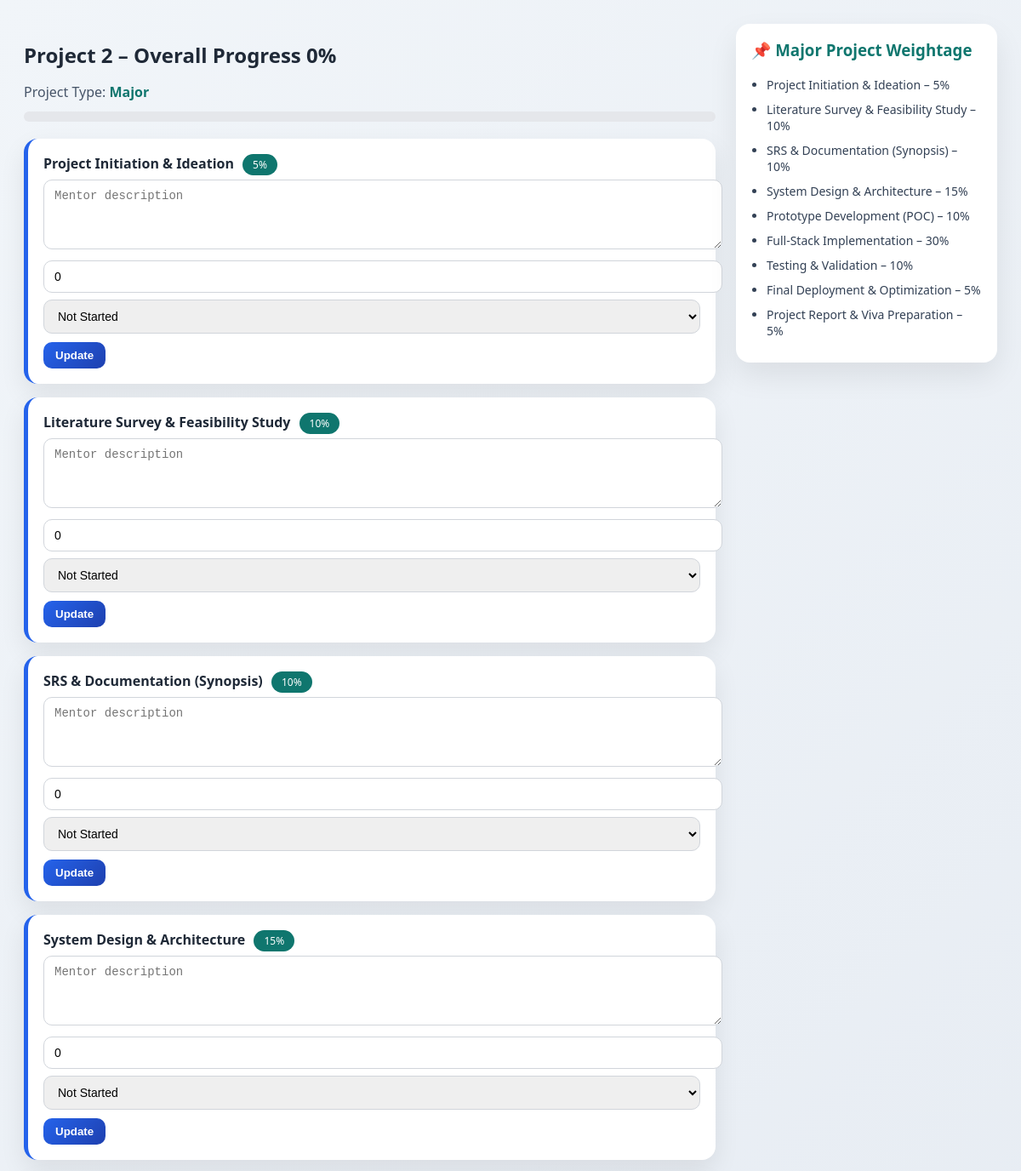
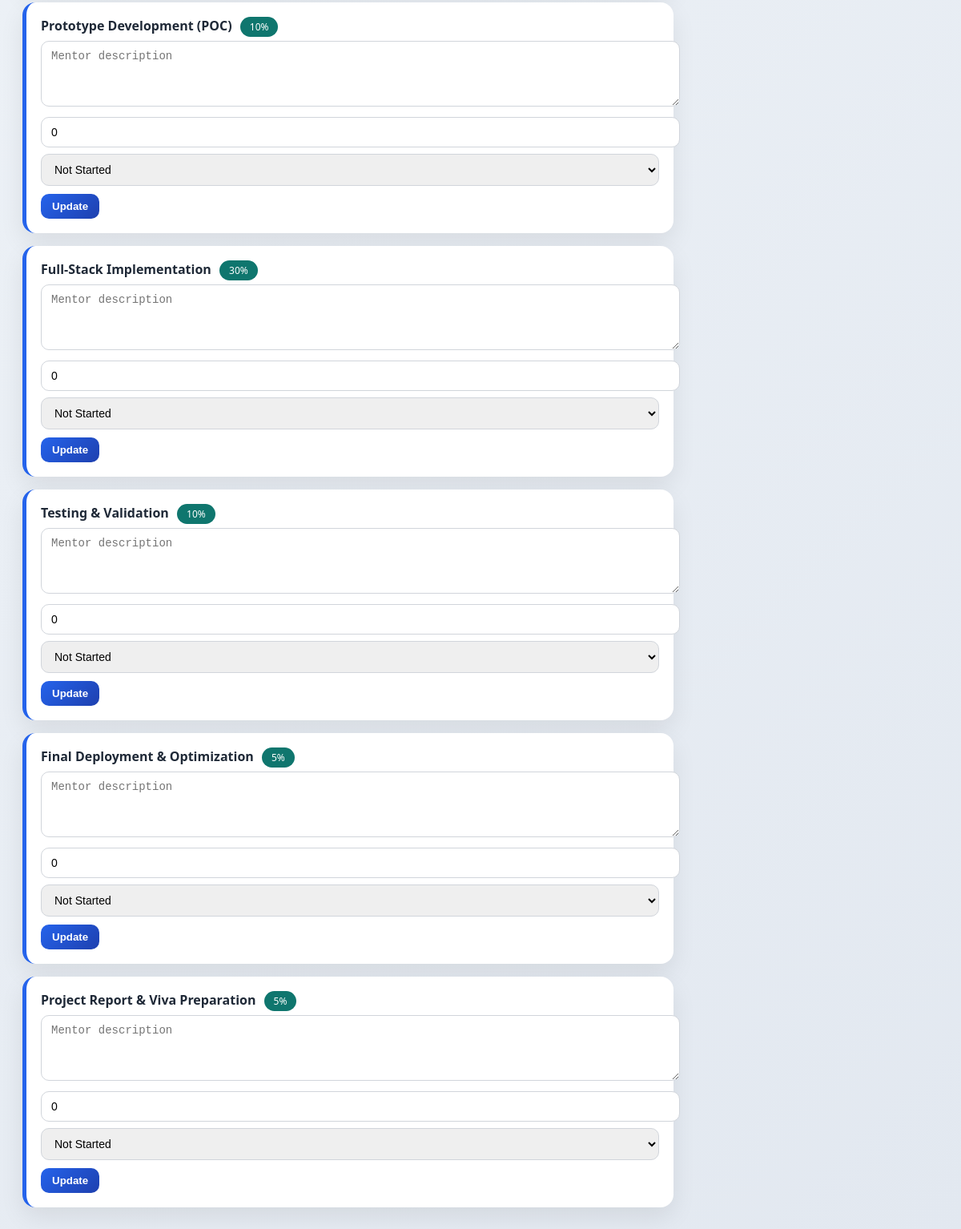
/htdocs/ProJECt/project_status2.php?project_id=4 (signed in), run on the app's committed database (2 pictures, top to bottom).
### tables this page shows
CREATE TABLE `projects` (
  `project_id` int(11) NOT NULL,
  `title` varchar(200) DEFAULT NULL,
  `team_name` varchar(100) DEFAULT NULL,
  `total_members` int(11) DEFAULT NULL,
  `project_file` varchar(255) DEFAULT NULL,
  `submission_date` timestamp NULL DEFAULT current_timestamp(),
  `description` text DEFAULT NULL,
  `project_type` enum('Minor','Major') DEFAULT NULL,
  `student_id` int(11) DEFAULT NULL,
  `mentor_id` int(11) DEFAULT NULL,
  `requested_faculty_name` varchar(100) DEFAULT NULL,
  `mentorship_request_status` varchar(20) DEFAULT 'Pending',
  `mentorship_request_date` timestamp NULL DEFAULT current_timestamp(),
  `status` enum('Proposed','Approved','Rejected') DEFAULT 'Proposed',
  `team_size` int(11) DEFAULT NULL,
  `leader_name` varchar(100) DEFAULT NULL,
  `leader_roll_no` varchar(50) DEFAULT NULL,
  `leader_branch` enum('AI&DS','CS','IT','ME','CE','IP','EE','EC','MT') NOT NULL,
  `leader_semester` enum('I','II','III','IV','V','VI','VII','VIII') NOT NULL,
  `leader_email` varchar(100) DEFAULT NULL,
  `leader_phone` varchar(20) DEFAULT NULL,
  `leader_sem` varchar(20) DEFAULT NULL,
  `member1_name` varchar(100) DEFAULT NULL,
  `member1_roll_no` varchar(50) DEFAULT NULL,
  `member1_branch` enum('AI&DS','CS','IT','ME','CE','IP','EE','EC','MT') DEFAULT NULL,
  `member1_email` varchar(100) DEFAULT NULL,
  `member1_phone` varchar(20) DEFAULT NULL,
  `member1_sem` enum('I','II','III','IV','V','VI','VII','VIII') DEFAULT NULL,
  `member2_name` varchar(100) DEFAULT NULL,
  `member2_roll_no` varchar(50) DEFAULT NULL,
  `member2_branch` enum('AI&DS','CS','IT','ME','CE','IP','EE','EC','MT') DEFAULT NULL,
  `member2_email` varchar(100) DEFAULT NULL,
  `member2_phone` varchar(20) DEFAULT NULL,
  `member2_sem` enum('I','II','III','IV','V','VI','VII','VIII') DEFAULT NULL,
  `member3_name` varchar(100) DEFAULT NULL,
  `member3_roll_no` varchar(50) DEFAULT NULL,
  `member3_branch` enum('AI&DS','CS','IT','ME','CE','IP','EE','EC','MT') DEFAULT NULL,
  `member3_email` varchar(100) DEFAULT NULL,
  `member3_phone` varchar(20) DEFAULT NULL,
  `member3_sem` enum('I','II','III','IV','V','VI','VII','VIII') DEFAULT NULL
);

CREATE TABLE `project_status` (
  `status_id` int(11) NOT NULL,
  `project_id` int(11) NOT NULL,
  `milestone_title` varchar(255) NOT NULL,
  `description` text DEFAULT NULL,
  `status` enum('Not Started','In Progress','Completed','On Hold') DEFAULT 'Not Started',
  `progress_percent` int(11) DEFAULT 0,
  `updated_at` timestamp NOT NULL DEFAULT current_timestamp()
);

### htdocs/ProJECt/milestone_config.php (called while the page is built, shortened)
<?php
$MAJOR = [
  "Project Initiation & Ideation" => 5,
  "Literature Survey & Feasibility Study" => 10,
  "SRS & Documentation (Synopsis)" => 10,
  "System Design & Architecture" => 15,
  "Prototype Development (POC)" => 10,
  "Full-Stack Implementation" => 30,
  "Testing & Validation" => 10,
  "Final Deployment & Optimization" => 5,
  "Project Report & Viva Preparation" => 5
];

### htdocs/ProJECt/project_status2.php (the view, shortened to what this page needs)
<?php
include "db.php";
include "milestone_config.php";
$project_id = (int)$_GET['project_id'];
$project = $conn->query("SELECT title, project_type FROM projects WHERE project_id=$project_id")->fetch_assoc();
$weights = ($project['project_type'] === 'Major') ? $MAJOR : $MINOR;
$res = $conn->query("SELECT * FROM project_status WHERE project_id=$project_id");
$total=0;
while($r=$res->fetch_assoc()){
  $title = trim($r['milestone_title']);
if (isset($weights[$title])) {
    $total += ($r['progress_percent'] * $weights[$title]) / 100;
}
}
$total=round($total,2);
$res->data_seek(0);
?>
<!DOCTYPE html>
<html>
<head>
</head>
<body>
<div class="layout">
<div class="main">
<h2><?= $project['title'] ?> – Overall Progress <?= $total ?>%</h2>
<p style="color:#475569;margin-bottom:10px;">
Project Type:
<b style="color:#0f766e;"><?= htmlspecialchars($project['project_type']) ?></b>
</p>
<div class="progress"><div class="fill" style="width:<?= $total ?>%"></div></div>
<?php while ($m = $res->fetch_assoc()): ?>
<?php
$title = trim($m['milestone_title']);
?>
<div class="card">
<b><?= htmlspecialchars($title) ?></b>
<span class="badge"><?= $weights[$title] ?>%</span>
<form method="post">
<textarea name="desc" placeholder="Mentor description">
<?= htmlspecialchars($m['description']) ?>
</textarea>
<input type="number" name="progress"
       value="<?= $m['progress_percent'] ?>" min="0" max="100">
<select name="status">
<option <?= $m['status']=="Not Started"?"selected":"" ?>>Not Started</option>
</select>
<button name="update">Update</button>
</form>
</div>
<?php endwhile; ?>
</div>
<div class="sidebar">
<?php if ($project['project_type'] === 'Minor'): ?>
<h3>📌 Minor Project Weightage</h3>
<ul>
  <li>Problem Identification & Topic Selection – 10%</li>
  <li>Literature Review & Feasibility Study – 15%</li>
  <li>System Requirements & Design – 15%</li>
  <li>Implementation (Core Module) – 30%</li>
  <li>Testing & Debugging – 20%</li>
  <li>Documentation & Presentation – 10%</li>
</ul>
<?php elseif ($project['project_type'] === 'Major'): ?>
<h3>📌 Major Project Weightage</h3>
<ul>
  <li>Project Initiation & Ideation – 5%</li>
  <li>Literature Survey & Feasibility Study – 10%</li>
  <li>SRS & Documentation (Synopsis) – 10%</li>
  <li>System Design & Architecture – 15%</li>
  <li>Prototype Development (POC) – 10%</li>
  <li>Full-Stack Implementation – 30%</li>
  <li>Testing & Validation – 10%</li>
  <li>Final Deployment & Optimization – 5%</li>
  <li>Project Report & Viva Preparation – 5%</li>
</ul>
<?php endif; ?>
</div>
</body>
</html>

### htdocs/ProJECt/project_status2.php (style rules this page uses)
body { font-family: 'Segoe UI', system-ui, -apple-system, BlinkMacSystemFont, sans-serif; background: linear-gradient(135deg,#f1f5f9,#e2e8f0); padding:20px; color:#1f2937; }
h2 { margin-bottom:6px; }
h3 { margin-top:0; color:#0f766e; }
.layout { display:flex; gap:24px; align-items:flex-start; }
.main { flex:3; }
.sidebar { flex:1; background:#ffffff; padding:18px; border-radius:16px; box-shadow:0 15px 35px rgba(0,0,0,.08); position:sticky; top:20px; }
.progress { height:12px; background:#e5e7eb; border-radius:12px; overflow:hidden; margin:12px 0 20px; }
.card { background:#ffffff; padding:18px; border-radius:16px; margin-bottom:16px; box-shadow:0 12px 30px rgba(0,0,0,.08); border-left:5px solid #2563eb; transition:transform .2s ease, box-shadow .2s ease; }
.card b { font-size:16px; }
.badge { background:#0f766e; color:#ffffff; padding:4px 12px; border-radius:20px; font-size:12px; margin-left:6px; }
textarea, input, select { width:100%; padding:10px 12px; margin-top:8px; border-radius:10px; border:1px solid #d1d5db; font-size:14px; }
textarea { resize:vertical; min-height:60px; }
button { margin-top:10px; background:linear-gradient(135deg,#2563eb,#1e40af); color:#ffffff; border:none; padding:8px 14px; border-radius:10px; cursor:pointer; font-weight:600; transition:transform .2s ease, box-shadow .2s ease; }
.sidebar ul { padding-left:18px; margin:10px 0 0; }
.sidebar li { margin-bottom:10px; font-size:14px; color:#334155; }

### data on the page
projects: title "Project 2", project_type "Major"
project_status: milestone_title "Project Initiation & Ideation", project+milestone_title "5", progress "0", status "Not Started"
project_status: milestone_title "Literature Survey & Feasibility Study", project+milestone_title "10", progress "0", status "Not Started"
project_status: milestone_title "SRS & Documentation (Synopsis)", project+milestone_title "10", progress "0", status "Not Started"
project_status: milestone_title "System Design & Architecture", project+milestone_title "15", progress "0", status "Not Started"
project_status: milestone_title "Prototype Development (POC)", project+milestone_title "10", progress "0", status "Not Started"
project_status: milestone_title "Full-Stack Implementation", project+milestone_title "30", progress "0", status "Not Started"
project_status: milestone_title "Testing & Validation", project+milestone_title "10", progress "0", status "Not Started"
project_status: milestone_title "Final Deployment & Optimization", project+milestone_title "5", progress "0", status "Not Started"
project_status: milestone_title "Project Report & Viva Preparation", project+milestone_title "5", progress "0", status "Not Started"

### other printed values
$total "0"
